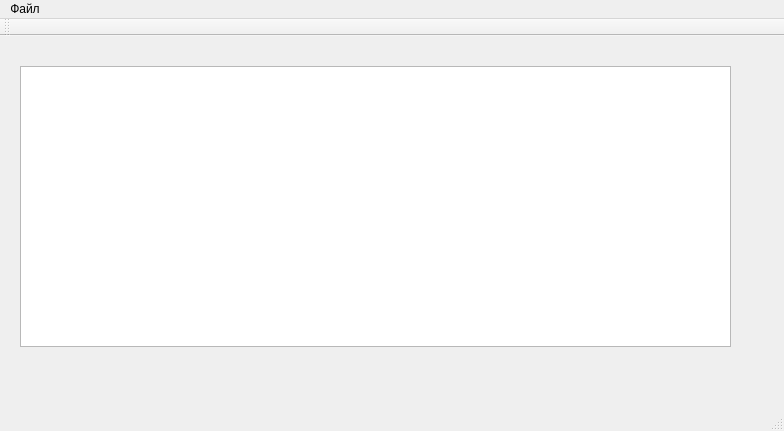
<?xml version="1.0" encoding="UTF-8"?>
<ui version="4.0">
 <class>MainWindow</class>
 <widget class="QMainWindow" name="MainWindow">
  <property name="geometry">
   <rect>
    <x>0</x>
    <y>0</y>
    <width>784</width>
    <height>431</height>
   </rect>
  </property>
  <property name="windowTitle">
   <string>MainWindow</string>
  </property>
  <widget class="QWidget" name="centralWidget">
   <widget class="QTableWidget" name="tableWidget">
    <property name="geometry">
     <rect>
      <x>20</x>
      <y>30</y>
      <width>711</width>
      <height>281</height>
     </rect>
    </property>
    <property name="dragEnabled">
     <bool>false</bool>
    </property>
    <property name="alternatingRowColors">
     <bool>false</bool>
    </property>
    <property name="sortingEnabled">
     <bool>false</bool>
    </property>
    <property name="rowCount">
     <number>0</number>
    </property>
    <property name="columnCount">
     <number>0</number>
    </property>
    <attribute name="horizontalHeaderCascadingSectionResizes">
     <bool>false</bool>
    </attribute>
   </widget>
  </widget>
  <widget class="QMenuBar" name="menuBar">
   <property name="geometry">
    <rect>
     <x>0</x>
     <y>0</y>
     <width>784</width>
     <height>21</height>
    </rect>
   </property>
   <widget class="QMenu" name="menu">
    <property name="title">
     <string>Файл</string>
    </property>
    <addaction name="actionOpen"/>
    <addaction name="actionAdd"/>
    <addaction name="actionDel"/>
    <addaction name="actionSave"/>
   </widget>
   <addaction name="menu"/>
  </widget>
  <widget class="QToolBar" name="mainToolBar">
   <attribute name="toolBarArea">
    <enum>TopToolBarArea</enum>
   </attribute>
   <attribute name="toolBarBreak">
    <bool>false</bool>
   </attribute>
  </widget>
  <widget class="QStatusBar" name="statusBar"/>
  <action name="actionOpen">
   <property name="text">
    <string>Открыть</string>
   </property>
  </action>
  <action name="actionAdd">
   <property name="text">
    <string>Добавить</string>
   </property>
  </action>
  <action name="actionSave">
   <property name="text">
    <string>Сохранить</string>
   </property>
  </action>
  <action name="actionDel">
   <property name="text">
    <string>Удалить</string>
   </property>
  </action>
 </widget>
 <layoutdefault spacing="6" margin="11"/>
 <resources/>
 <connections/>
</ui>
